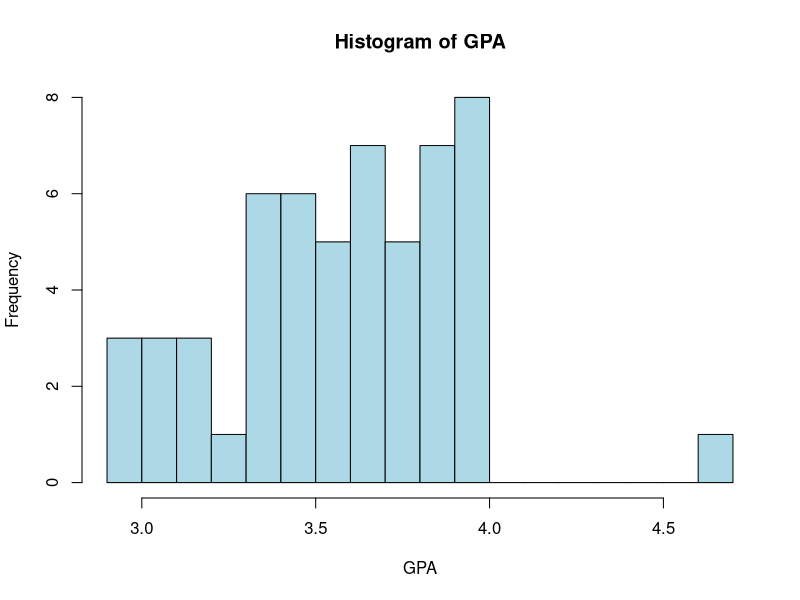
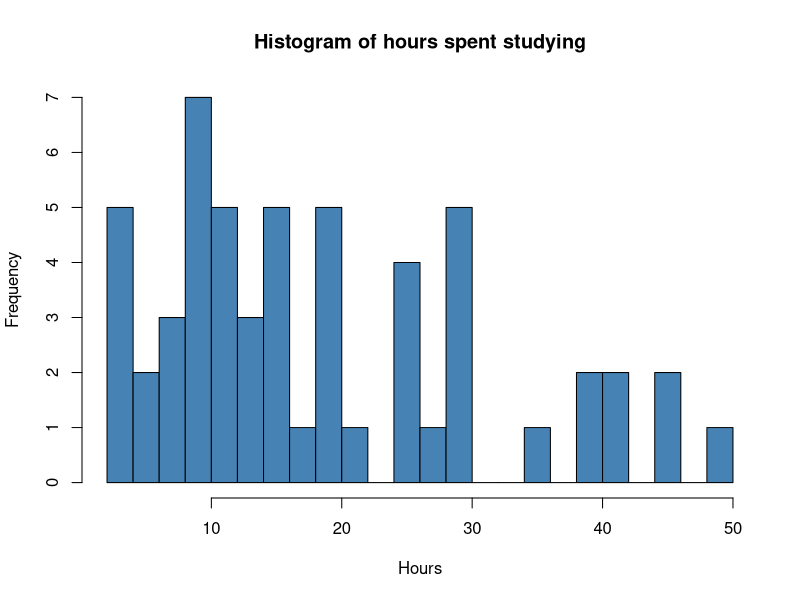
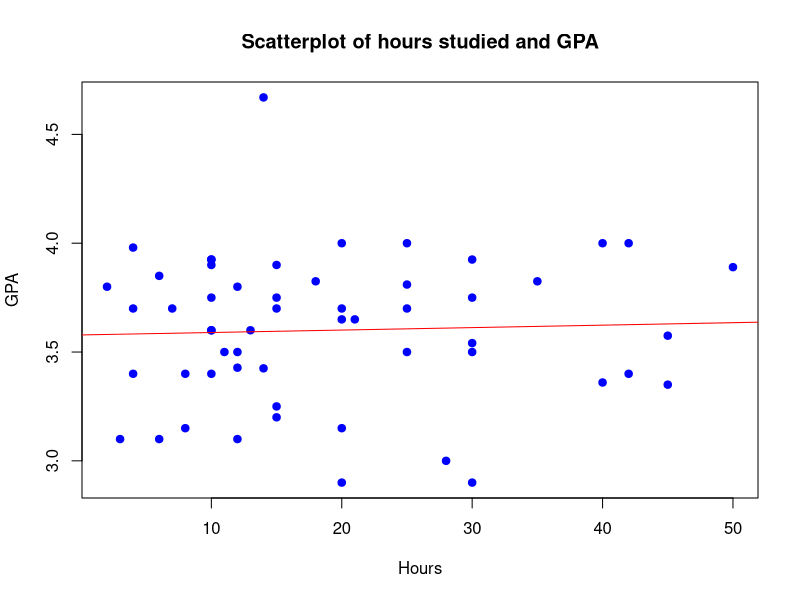

These figures' R source, in order:
## ---- chunk 1
knitr::opts_chunk$set(
  collapse = TRUE,
  fig.align="center",
  fig.pos="t",
  strip.white = TRUE
)
## ---- chunk 2
gpa.data<-read.csv("gpa.csv")
#gpa.data
## ---- chunk 3
ls.str(gpa.data)
## ---- chunk 4
gpa<-gpa.data$gpa
min(gpa)
max(gpa)
mean(gpa)
sd(gpa)
summary(gpa)
## ---- chunk 5
hist(gpa,
     breaks=15,
     main="Histogram of GPA",
     xlab="GPA",
     ylab="Frequency",
     col="lightblue")
## ---- chunk 6
hrs<-gpa.data$studyweek
hist(hrs,
     breaks=18,
     main="Histogram of hours spent studying",
     xlab="Hours",
     ylab="Frequency",
     col="steelblue")
## ---- chunk 7
gpa.data$gender
gpa.data$gender=="female"
hrs.f=hrs[gpa.data$gender=="female"]
hrs.f
hrs.m=hrs[gpa.data$gender=="male"]
hrs.m
mean(hrs.f)-mean(hrs.m)
## ---- chunk 8
gpa.f=gpa[gpa.data$gender=="female"]
gpa.m=gpa[gpa.data$gender=="male"]
mean(gpa.f)-mean(gpa.m)
## ---- chunk 9
plot(hrs,gpa, pch=19, col="blue",
     main="Scatterplot of hours studied and GPA",
     xlab="Hours",
     ylab="GPA")
slr=lm(gpa ~ hrs)
slr
summary(slr)
abline(slr, col="red")
